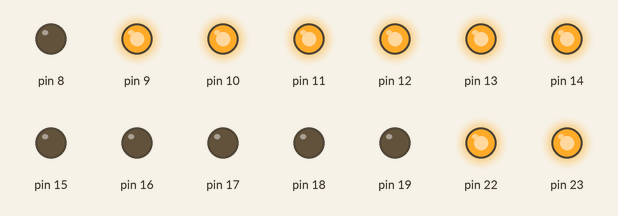
Simulated run of this sketch. Board: Arduino Uno, built with avr-gcc and run on an emulated ATmega328P. Parts: output pins drawn as LEDs (lit = HIGH).

Above: at 0.5 s.
At 1.5 s:
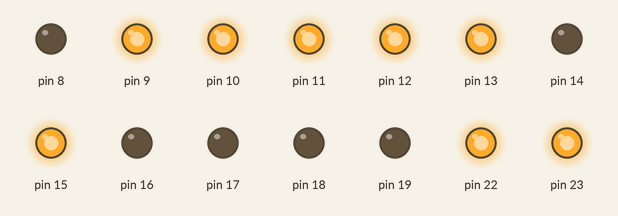
At 2.5 s:
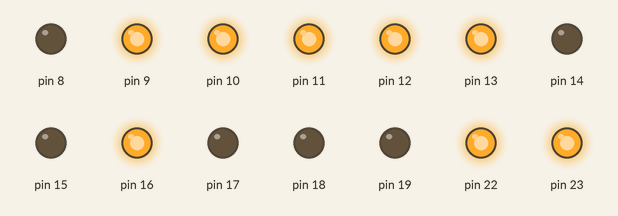
At 3.5 s:
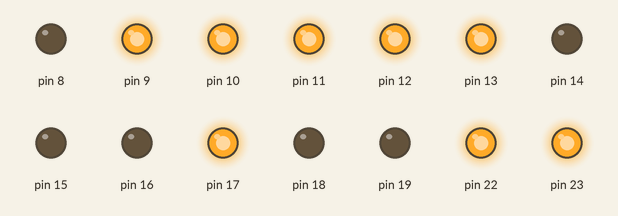
At 4.5 s:
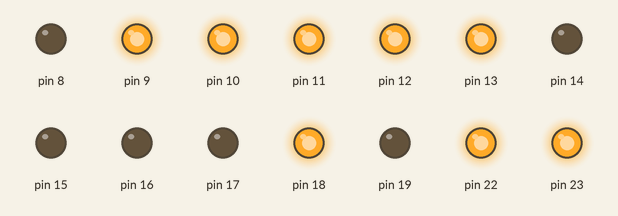
Timing chart, 0 to 5.8 s (numbered marks = the images above):
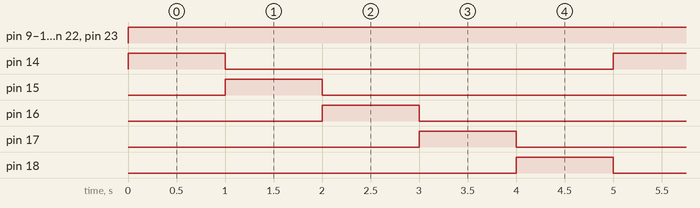

The sketch:

4.ino
```cpp
#include <avr/io.h>
#include <avr/interrupt.h>
#include <util/delay.h>

int main()
{
  DDRC = 0b111111111;
  DDRB = 0b111111111;
  PORTB = 0b11111111;
  PORTC = 0b00000000;

  while(1)
  {
    PORTC = 0b00000001;
    PORTB = 0b11111110;
    _delay_ms(1000);
    PORTC = 0b00000010;
    _delay_ms(1000);
    PORTC = 0b00000100;
    _delay_ms(1000);
    PORTC = 0b00001000;
    _delay_ms(1000);
    PORTC = 0b00010000;
    _delay_ms(1000);

  }
}
```

Measured:
- by itself, pin 9–13, pin 22, pin 23: LOW → HIGH at 0.00 s
- by itself, pin 14–18: alternates HIGH for 1.0 s and LOW for 4.0 s
- by itself, everything shown: repeats every 5.0 s, in 5 steps
